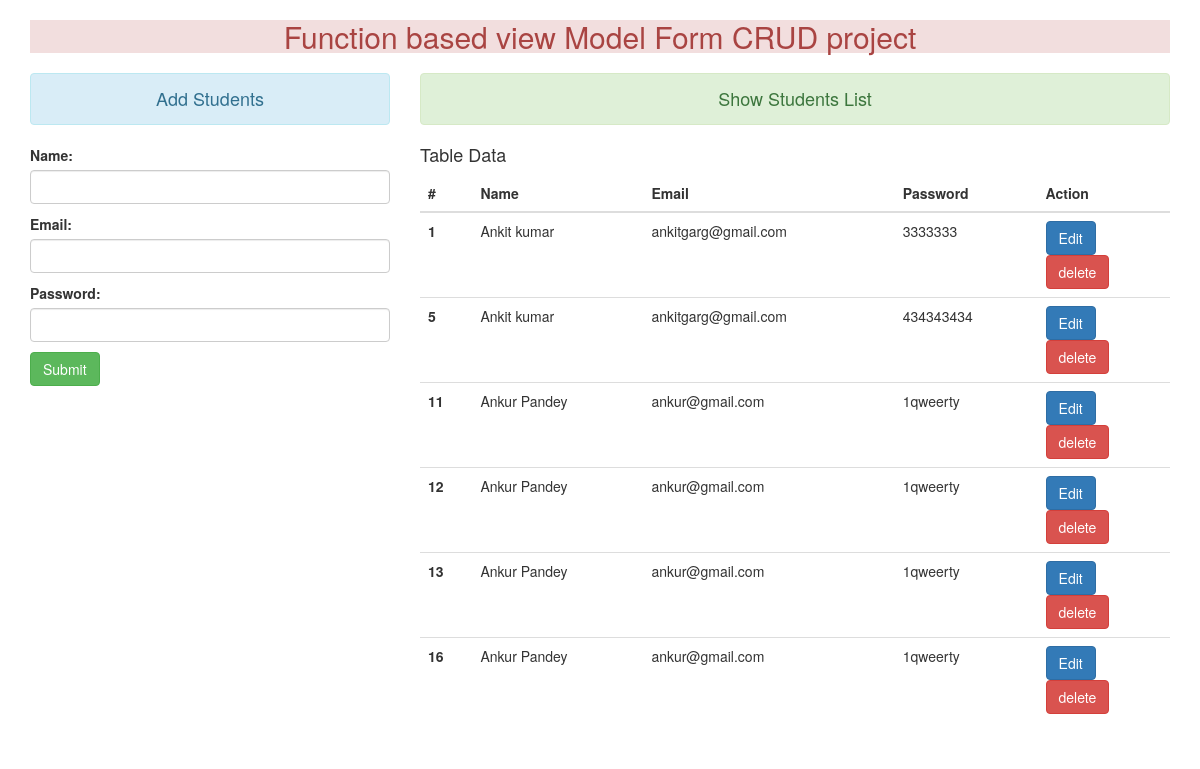
The page / on the database its author committed.
### myapp/models.py (models this page shows)
class User(models.Model):
    name = models.CharField(max_length=70)
    email = models.CharField(max_length=20)
    password = models.CharField(max_length=100)

### myapp/views.py (the view)
# urls.py: path('', views.add_show, name="addshow"),
def add_show(request):
    if request.method == 'POST':
        fm = StudentRegistration(request.POST)
        if fm.is_valid():
            nw = fm.cleaned_data["name"]
            ew = fm.cleaned_data["email"]
            pw = fm.cleaned_data["password"]
            reg = User(name=nw, email=ew, password=pw)
            reg.save()
            fm = StudentRegistration()
    else:
        fm = StudentRegistration()
    stud = User.objects.all()
    return render(request, 'myapp/addshow.html', {'form': fm, 'stu': stud})

### myapp/forms.py
class StudentRegistration(forms.ModelForm):
    class Meta:
        model = User
        fields = ['name', 'email', 'password']
        widgets = {'name': forms.TextInput(attrs={'class': 'form-control'}),
                   'email': forms.EmailInput(attrs={'class': 'form-control'}),
                   'password': forms.PasswordInput(attrs={'class': 'form-control'})}

### myapp/templates/myapp/addshow.html (shortened to what this page needs)
{% extends 'myapp/base.html' %}
{% block content %}
<div class="row">
    <div class="col-sm-4 center">
        <h4 class="text-center alert alert-info"> Add Students</h4>
        <form action="" method = "POST">
            {{form.as_p}}
            <input type="submit" value="Submit" class="btn btn-success"/>
        </form>
    </div>
    <div class="col-sm-8">
        <h4 class="text-center alert alert-success">Show Students List</h4>
        {% if stu %}
            <h4>Table Data</h4>
            <table class="table">
        <thead>
            <tr>
            <th scope="col">#</th>
            <th scope="col">Name</th>
            <th scope="col">Email</th>
            <th scope="col">Password</th>
            <th scope="col">Action</th>
            </tr>
        </thead>
        <tbody>
        {% for st in stu %}
            <tr>
            <th scope="row">{{st.id}}</th>
            <td>{{st.name}}</td>
            <td>{{st.email}}</td>
            <td>{{st.password}}</td>
            <td>
            <a href="{% url 'updateUser' st.id%}" class="btn btn-primary">Edit</a>
            <form action="{% url 'deleteUser' st.id%}" method="POST" class="d-inline">
                <input type="submit" class="btn btn-danger" value="delete"/>
            </form>
            </td>
            </tr>
           {% endfor %}
        </tbody>
        </table>
        {% else %}
            <h4 class="text-center alert alert-warning">No Record Found</h4>
        {% endif %}
    </div>
</div>
{% endblock content %}

### myapp/templates/myapp/base.html (shortened to what this page needs)
<!DOCTYPE html>
{% load static %}
<html>
<head>
<link rel="stylesheet" href="https://maxcdn.bootstrapcdn.com/bootstrap/3.3.7/css/bootstrap.min.css">
</head>
<body>
    <div class="container mt-5">
        <h2 class="text-center alert-danger">Function based view Model Form CRUD project</h2>
        {% block content %}
        {% endblock content %}
    </div>
   </body>
</html>

### rows shown on the page
User: id "1", name "Ankit kumar", email "ankitgarg@gmail.com", password "3333333"
User: id "5", name "Ankit kumar", email "ankitgarg@gmail.com", password "434343434"
User: id "11", name "Ankur Pandey", email "ankur@gmail.com", password "1qweerty"
User: id "12", name "Ankur Pandey", email "ankur@gmail.com", password "1qweerty"
User: id "13", name "Ankur Pandey", email "ankur@gmail.com", password "1qweerty"
User: id "16", name "Ankur Pandey", email "ankur@gmail.com", password "1qweerty"
